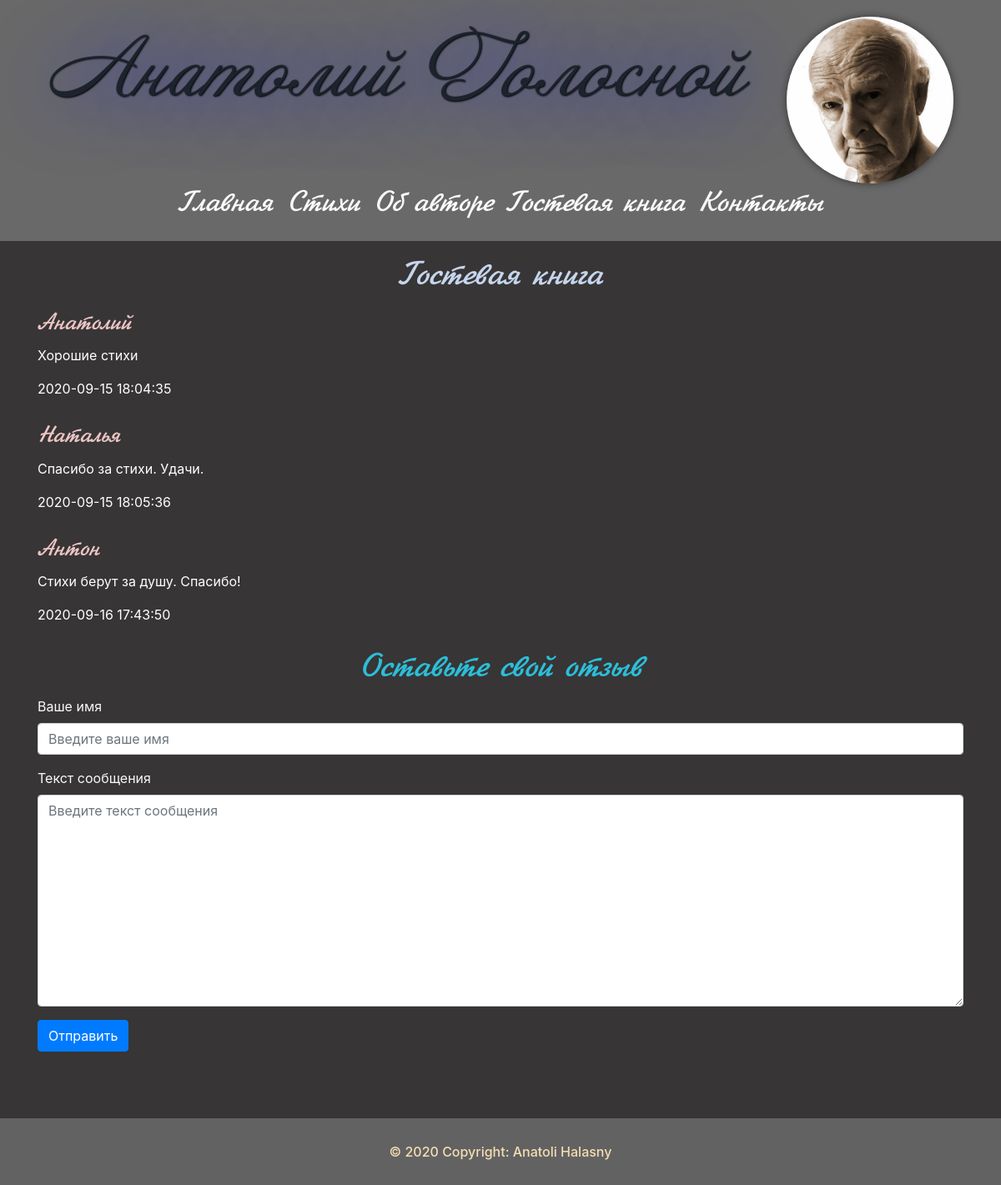
/guest, run on an earlier commit of the app's database.
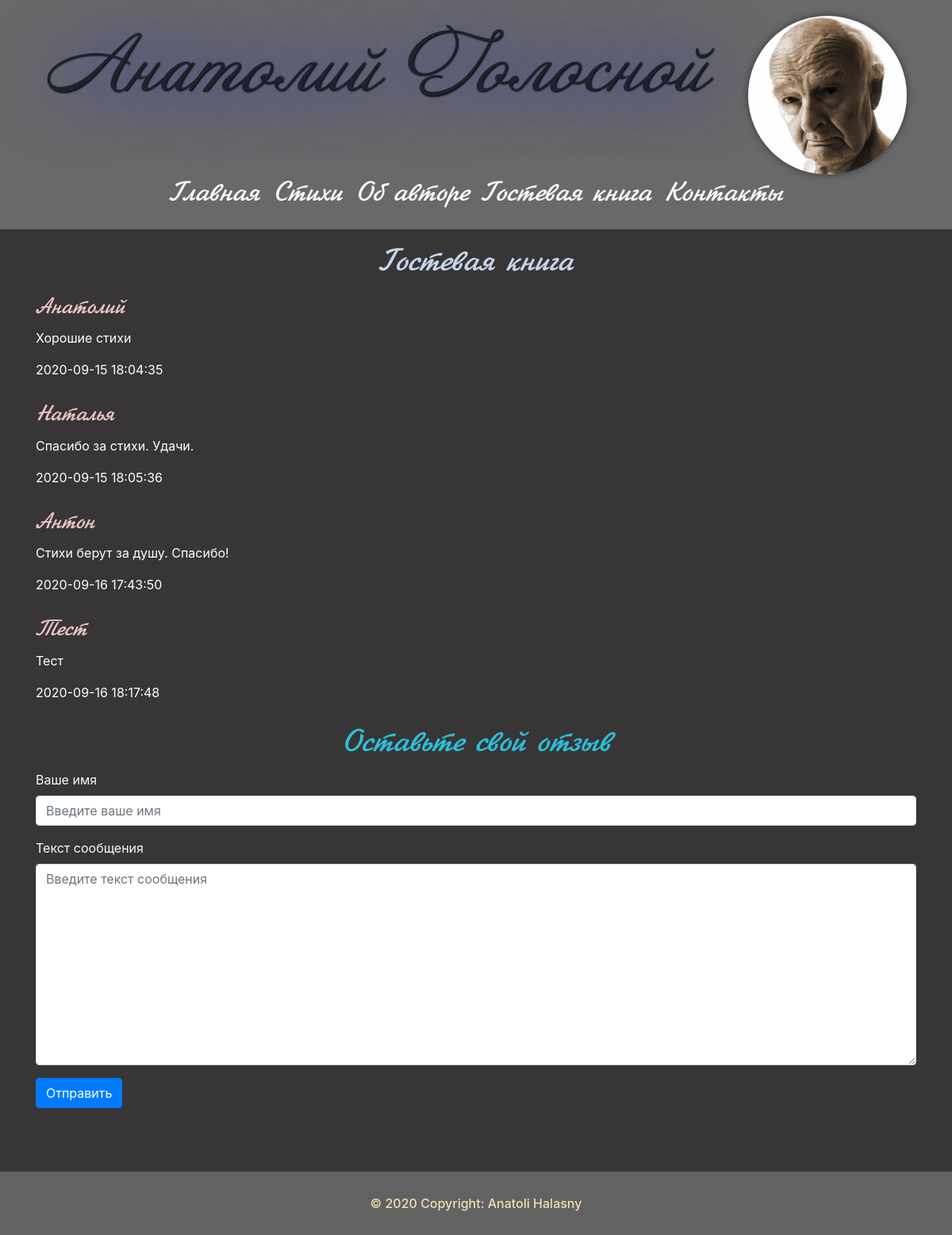
And on a later commit of the database.
### tables this page shows
CREATE TABLE guests(
id INTEGER PRIMARY KEY AUTOINCREMENT,
created TIMESTAMP NOT NULL DEFAULT CURRENT_TIMESTAMP,
guestname TEXT NOT NULL,
messagecontent TEXT NOT NULL
);

### app.py (the view)
@app.route('/guest')
def guest():
    conn = get_db_connection()
    guest = conn.execute('SELECT * FROM guests').fetchall()
    conn.close()
    return render_template('guest.html', title='Гостевая книга', guests=guest)

### app.py (called while the page is built)
def get_db_connection():
    conn = sqlite3.connect('database.db')
    conn.row_factory = sqlite3.Row
    return conn

### templates/guest.html
{% extends 'base.html' %}
{% block content %}
    <h1>{% block title %}{{ title }}{% endblock %}</h1>
    {% for guest in guests %}
        <div class="message">
            <h3>{{ guest['guestname'] }}</h3>
            <p>{{ guest['messagecontent'] }}</p>
            <span>{{ guest['created'] }}</span>
        </div>
    {% endfor %}
    <h2>Оставьте свой отзыв</h2>
    <form action="/guest_book" method="post">
        <div class="form-group">
            <label for="guestname" class="text-light">Ваше имя</label>
            <input type="text" name="guestname" placeholder="Введите ваше имя" class="form-control"
                   value="{{ request.form['guestname'] }}">
        </div>
        <div class="form-group">
            <label for="messagecontent" class="text-light">Текст сообщения</label>
            <textarea name='messagecontent' placeholder="Введите текст сообщения" class="form-control"
                      rows="10">{{ request.form['messagecontent'] }}</textarea>
        </div>
        <div class="form-group">
            <button type="submit" class="btn btn-primary">Отправить</button>
        </div>
    </form>
{% endblock %}

### templates/base.html (shortened to what this page needs)
<!DOCTYPE html>
<html lang="en">
<head>
    <link rel="stylesheet" href="https://stackpath.bootstrapcdn.com/bootstrap/4.5.2/css/bootstrap.min.css"
>
    <link rel="stylesheet" href="/static/css/style.css">
</head>
<body>
{% block header %}
    <header>
        <div class="part">
            <div class="nav_img">
                <p>Анатолий Голосной</p>
                <img class="father" src="/static/image/father2.jpg" alt="">
            </div>
            <div class="nav">
                <ul>
                    <li><a class="p-2 text-light" href="{{ '/' }}">Главная</a></li>
                    <li><a class="p-2 text-light" href="{{ '/verses' }}">Стихи</a></li>
                    <li><a class="p-2 text-light" href="{{ '/about' }}">Об авторе</a></li>
                    <li><a class="p-2 text-light" href="{{ '/guest' }}">Гостевая книга</a></li>
                    <li><a class="p-2 text-light" href="{{ '/contacts' }}">Контакты</a></li>
                </ul>
            </div>
        </div>
    </header>
{% endblock %}
<div class="container">
    {% block content %}
    {% endblock %}
</div>
<footer>
    <div>
        © 2020 Copyright: Anatoli Halasny
    </div>
</footer>
</body>
</html>

### static/css/style.css (style rules this page uses)
* { margin: 0; padding: 0; }
body { background-color: #373535; min-height: 100%; position: relative; }
header { background-color: dimgray; display: flex; justify-content: space-evenly; }
header p { font-family: Annabelle, serif; font-size: 90px; color: #1c232d; }
li { list-style-type: none; }
li a { font-family: Jikharev, serif; font-size: 35px; }
h1 { color: #c5d5ec; text-align: center; margin-top: 20px; font-family: Jikharev, serif; }
h2 { color: #2cbed9; text-align: center; margin-top: 20px; font-family: Jikharev, serif; font-size: 40px; }
h3 { color: #ecc5c5; margin-top: 16px; font-family: Jikharev, serif; }
footer { width: 100%; height: 80px; background-color: #626262; margin-top: 80px; display: flex; justify-content: center; align-items: center; color: wheat; font-weight: 500; position: relative; }
.nav { display: flex; justify-content: space-evenly; }
ul { display: flex; justify-content: center; color: #1c232d; }
.father { width: 200px; height: 200px; border-radius: 50%; margin-left: 50px; box-shadow: 0 0 10px rgba(0,0,0,0.5); }
.nav_img { display: flex; justify-content: space-between; margin-top: 20px; }
.nav_img p { text-shadow: 1px 1px 2px black, 0 0 1em blue; }
.message { color: white; margin-bottom: 30px; }

What changed in the data, as far as the page shows it:
added guests: guestname "Тест", messagecontent "Тест", created "2020-09-16 18:17:48"
